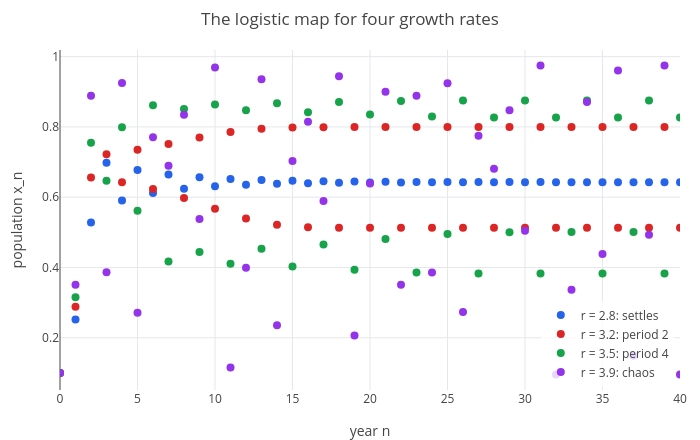

Notebook source saved alongside this figure:
### Markdown cell above
(`d(f, x)` is the derivative of the function `f` we just defined, and `subs` puts $x = 1 - 1/r$ into it.) So the fixed
point attracts for $1 < r < 3$ and repels for $r > 3$. What happens then?

## 2. The road to chaos

The plot shows the first 40 years for four growth rates: across is the year $n$, up is the population $x_n$. Each
series is a table with rows $[n, x_n]$, made from `iterate` (which gives the $x_n$ as a row) and the years
$0, 1, \ldots, 40$ (written `0:40`), stacked as two rows and turned into columns with `'`:

### Code cell
yrs = 0:40;
T(r) := [yrs; iterate(r*x*(1 - x), x, 0.1, 40)]';
p = show(scatter(T(2.8), [n x]), scatter(T(3.2), [n x]), scatter(T(3.5), [n x]), scatter(T(3.9), [n x]));
p = legend(p, "r = 2.8: settles", "r = 3.2: period 2", "r = 3.5: period 4", "r = 3.9: chaos");
labels(title(p, "The logistic map for four growth rates"), "year n", "population x_n")

### Figure 1 — Plotly figure (JSON) as saved in the notebook; plotly's stock layout.template omitted (floating-point values rounded to 4 significant figures)
{"data": [{"marker": {"color": "#2563eb", "size": 8}, "mode": "markers", "name": "r = 2.8: settles", "type": "scatter", "x": [0, 1, 2, 3, 4, 5, 6, 7, 8, 9, 10, 11, 12, 13, 14, 15, 16, 17, 18, 19, 20, 21, 22, 23, 24, 25, 26, 27, 28, 29, 30, 31, 32, 33, 34, 35, 36, 37, 38, 39, 40], "y": [0.1, 0.252, 0.5278, 0.6978, 0.5904, 0.6771, 0.6122, 0.6648, 0.624, 0.657, 0.631, 0.6519, 0.6354, 0.6487, 0.6381, 0.6466, 0.6398, 0.6453, 0.6409, 0.6444, 0.6416, 0.6438, 0.6421, 0.6435, 0.6423, 0.6433, 0.6425, 0.6431, 0.6426, 0.643, 0.6427, 0.643, 0.6428, 0.6429, 0.6428, 0.6429, 0.6428, 0.6429, 0.6428, 0.6429, 0.6428]}, {"marker": {"color": "#dc2626", "size": 8}, "mode": "markers", "name": "r = 3.2: period 2", "type": "scatter", "x": [0, 1, 2, 3, 4, 5, 6, 7, 8, 9, 10, 11, 12, 13, 14, 15, 16, 17, 18, 19, 20, 21, 22, 23, 24, 25, 26, 27, 28, 29, 30, 31, 32, 33, 34, 35, 36, 37, 38, 39, 40], "y": [0.1, 0.288, 0.6562, 0.7219, 0.6424, 0.7351, 0.6231, 0.7515, 0.5975, 0.7696, 0.5675, 0.7854, 0.5393, 0.7951, 0.5214, 0.7985, 0.5148, 0.7993, 0.5133, 0.7994, 0.5131, 0.7995, 0.5131, 0.7995, 0.513, 0.7995, 0.513, 0.7995, 0.513, 0.7995, 0.513, 0.7995, 0.513, 0.7995, 0.513, 0.7995, 0.513, 0.7995, 0.513, 0.7995, 0.513]}, {"marker": {"color": "#16a34a", "size": 8}, "mode": "markers", "name": "r = 3.5: period 4", "type": "scatter", "x": [0, 1, 2, 3, 4, 5, 6, 7, 8, 9, 10, 11, 12, 13, 14, 15, 16, 17, 18, 19, 20, 21, 22, 23, 24, 25, 26, 27, 28, 29, 30, 31, 32, 33, 34, 35, 36, 37, 38, 39, 40], "y": [0.1, 0.315, 0.7552, 0.647, 0.7993, 0.5614, 0.8618, 0.4168, 0.8508, 0.4443, 0.8641, 0.4109, 0.8472, 0.4531, 0.8673, 0.4029, 0.842, 0.4657, 0.8709, 0.3936, 0.8353, 0.4814, 0.8738, 0.386, 0.8295, 0.495, 0.8749, 0.383, 0.8271, 0.5005, 0.875, 0.3828, 0.8269, 0.5009, 0.875, 0.3828, 0.8269, 0.5009, 0.875, 0.3828, 0.8269]}, {"marker": {"color": "#9333ea", "size": 8}, "mode": "markers", "name": "r = 3.9: chaos", "type": "scatter", "x": [0, 1, 2, 3, 4, 5, 6, 7, 8, 9, 10, 11, 12, 13, 14, 15, 16, 17, 18, 19, 20, 21, 22, 23, 24, 25, 26, 27, 28, 29, 30, 31, 32, 33, 34, 35, 36, 37, 38, 39, 40], "y": [0.1, 0.351, 0.8884, 0.3866, 0.9249, 0.271, 0.7705, 0.6896, 0.8348, 0.5379, 0.9694, 0.1157, 0.3992, 0.9353, 0.2358, 0.7029, 0.8145, 0.5892, 0.9439, 0.2064, 0.6387, 0.8999, 0.3512, 0.8887, 0.3858, 0.9242, 0.2733, 0.7746, 0.681, 0.8472, 0.5049, 0.9749, 0.0954, 0.3366, 0.8708, 0.4387, 0.9603, 0.1486, 0.4934, 0.9748, 0.0957]}], "layout": {"height": 440, "legend": {"bgcolor": "rgba(255,255,255,0.8)", "x": 0.99, "xanchor": "right", "y": 0.01, "yanchor": "bottom"}, "margin": {"b": 50, "l": 60, "r": 20, "t": 50}, "showlegend": true, "title": {"text": "The logistic map for four growth rates"}, "width": 700, "xaxis": {"range": [0, 40], "title": {"text": "year n"}, "zeroline": true}, "yaxis": {"range": [0.05143, 1.019], "title": {"text": "population x_n"}, "zeroline": true}}}
